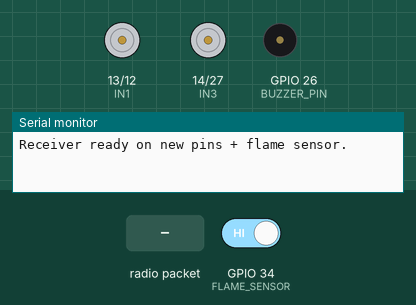
Bench run of a sketch on a simulated ESP32. On the bench: motor-driver pin pairs drawn as motors (green arrow = first pin HIGH = forward, orange = second pin HIGH = backward, longer = more drive), buzzer (waves = sounding, pin HIGH), the last lines printed to the serial monitor. The test bench sets the inputs (shaded band); at power-on: GPIO 34 (FLAME_SENSOR) HIGH.

Above: at 1.2 s.
1.3 s: GPIO 34 (FLAME_SENSOR) driven LOW
At 2.1 s:
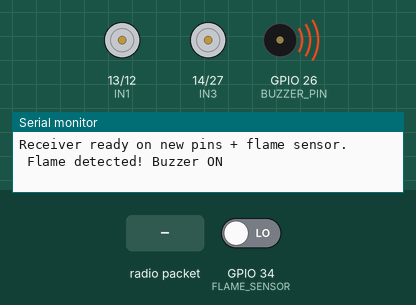
2.8 s: radio packet "w" arrives
At 3.3 s:
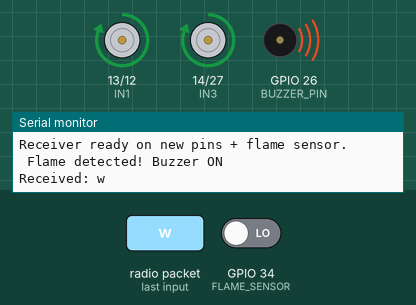
4.3 s: radio packet "s" arrives
At 5.5 s:
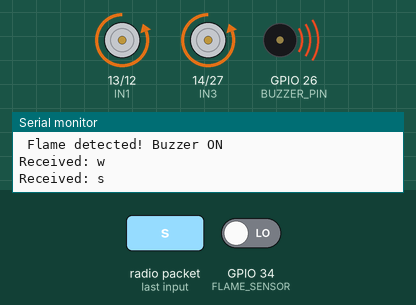
5.8 s: radio packet "a" arrives
At 6.8 s:
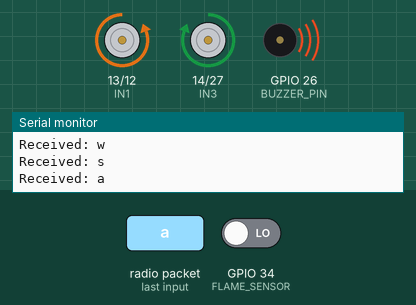
7.3 s: GPIO 34 (FLAME_SENSOR) driven HIGH
At 8.0 s:
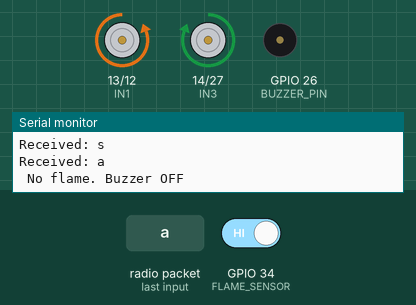
8.8 s: radio packet "d" arrives
At 9.2 s:
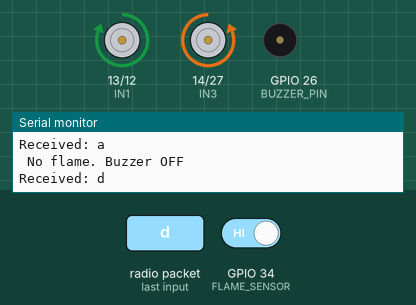
Timing chart, 0 to 11.3 s (numbered marks = the images above; inputs shaded):
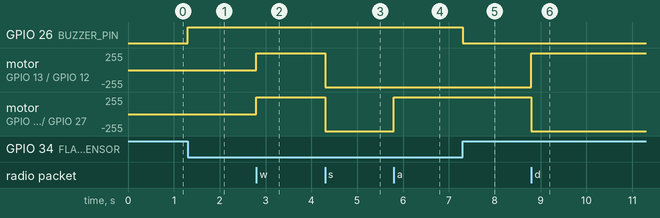

Measured:
- after the input at 1.3 s, GPIO 26 (BUZZER_PIN): LOW → HIGH at once
- after the input at 2.8 s, motor on GPIO 13 (IN1) / GPIO 12 (IN2), motor on GPIO 14 (IN3) / GPIO 27 (IN4): stopped → forward 255/255 at once
- after the input at 4.3 s, motor on GPIO 13 (IN1) / GPIO 12 (IN2), motor on GPIO 14 (IN3) / GPIO 27 (IN4): forward 255/255 → backward 255/255 at once
- after the input at 5.8 s, motor on GPIO 14 (IN3) / GPIO 27 (IN4): backward 255/255 → forward 255/255 at once
- after the input at 7.3 s, GPIO 26 (BUZZER_PIN): HIGH → LOW at once
- after the input at 8.8 s, motor on GPIO 13 (IN1) / GPIO 12 (IN2): backward 255/255 → forward 255/255 at once; motor on GPIO 14 (IN3) / GPIO 27 (IN4): forward 255/255 → backward 255/255 at once

The sketch:

babybot_now_rx_flame.ino
```cpp
#include <esp_now.h>
#include <WiFi.h>

#define IN1 13   // Left motor input 1
#define IN2 12   // Left motor input 2
#define IN3 14   // Right motor input 1
#define IN4 27   // Right motor input 2
#define FLAME_SENSOR 34   // IR flame sensor output pin
#define BUZZER_PIN   26   // Active buzzer pin
char command = ' ';
bool flameDetected = false;
void stopCar() {
  digitalWrite(IN1, LOW);
  digitalWrite(IN2, LOW);
  digitalWrite(IN3, LOW);
  digitalWrite(IN4, LOW);
}
void moveCar(char cmd) {
  cmd = tolower(cmd);
  switch (cmd) {
    case 'w': // Forward
      digitalWrite(IN1, HIGH); digitalWrite(IN2, LOW);
      digitalWrite(IN3, HIGH); digitalWrite(IN4, LOW);
      break;
    case 's': // Backward
      digitalWrite(IN1, LOW); digitalWrite(IN2, HIGH);
      digitalWrite(IN3, LOW); digitalWrite(IN4, HIGH);
      break;
    case 'a': // Left
      digitalWrite(IN1, LOW); digitalWrite(IN2, HIGH);
      digitalWrite(IN3, HIGH); digitalWrite(IN4, LOW);
      break;
    case 'd': // Right
      digitalWrite(IN1, HIGH); digitalWrite(IN2, LOW);
      digitalWrite(IN3, LOW); digitalWrite(IN4, HIGH);
      break;
    default: // Stop
      stopCar();
      break;
  }
}
void onDataRecv(const esp_now_recv_info * info, const uint8_t *incomingData, int len) {
  command = (char)*incomingData;
  Serial.print("Received: ");
  Serial.println(command);
  moveCar(command);
}
void setup() {
  Serial.begin(115200);
  pinMode(IN1, OUTPUT);
  pinMode(IN2, OUTPUT);
  pinMode(IN3, OUTPUT);
  pinMode(IN4, OUTPUT);
  stopCar();
  pinMode(FLAME_SENSOR, INPUT);
  pinMode(BUZZER_PIN, OUTPUT);
  digitalWrite(BUZZER_PIN, LOW);
  WiFi.mode(WIFI_STA);
  if (esp_now_init() != ESP_OK) {
    Serial.println("ESP-NOW init failed!");
    return;
  }
  esp_now_register_recv_cb(onDataRecv);
  Serial.println("Receiver ready on new pins + flame sensor.");
}
void loop() {
  int flameValue = digitalRead(FLAME_SENSOR);
  if (flameValue == LOW) {
    if (!flameDetected) {
      flameDetected = true;
      Serial.println(" Flame detected! Buzzer ON");
    }
    digitalWrite(BUZZER_PIN, HIGH);
  } else {
    if (flameDetected) {
      flameDetected = false;
      Serial.println(" No flame. Buzzer OFF");
    }
    digitalWrite(BUZZER_PIN, LOW);
  }
  delay(100);
}
```
